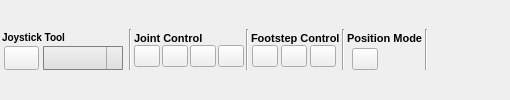
    <widget class="QWidget" name="Toolbar" native="true">
     <layout class="QHBoxLayout" name="horizontalLayout_16">
      <property name="spacing">
       <number>0</number>
      </property>
      <property name="margin">
       <number>0</number>
      </property>
      <item>
       <widget class="QWidget" name="widget_9" native="true">
        <property name="sizePolicy">
         <sizepolicy hsizetype="Expanding" vsizetype="Fixed">
          <horstretch>0</horstretch>
          <verstretch>0</verstretch>
         </sizepolicy>
        </property>
        <property name="maximumSize">
         <size>
          <width>16777215</width>
          <height>45</height>
         </size>
        </property>
        <layout class="QHBoxLayout" name="horizontalLayout_12">
         <property name="spacing">
          <number>2</number>
         </property>
         <property name="margin">
          <number>2</number>
         </property>
         <item>
          <widget class="QWidget" name="widget_10" native="true">
           <property name="sizePolicy">
            <sizepolicy hsizetype="Expanding" vsizetype="Expanding">
             <horstretch>0</horstretch>
             <verstretch>0</verstretch>
            </sizepolicy>
           </property>
           <property name="minimumSize">
            <size>
             <width>120</width>
             <height>0</height>
            </size>
           </property>
           <property name="maximumSize">
            <size>
             <width>125</width>
             <height>16777215</height>
            </size>
           </property>
           <layout class="QVBoxLayout" name="verticalLayout_9">
            <property name="spacing">
             <number>0</number>
            </property>
            <property name="leftMargin">
             <number>0</number>
            </property>
            <property name="topMargin">
             <number>0</number>
            </property>
            <property name="rightMargin">
             <number>2</number>
            </property>
            <property name="bottomMargin">
             <number>0</number>
            </property>
            <item>
             <widget class="QLabel" name="label">
              <property name="font">
               <font>
                <pointsize>-1</pointsize>
                <weight>75</weight>
                <italic>false</italic>
                <bold>true</bold>
               </font>
              </property>
              <property name="styleSheet">
               <string notr="true">
     font: bold &quot;Ubuntu&quot;;
     font-size: 10px;</string>
              </property>
              <property name="text">
               <string>Joystick Tool</string>
              </property>
             </widget>
            </item>
            <item>
             <widget class="QWidget" name="widget_11" native="true">
              <property name="minimumSize">
               <size>
                <width>125</width>
                <height>0</height>
               </size>
              </property>
              <property name="maximumSize">
               <size>
                <width>155</width>
                <height>16777215</height>
               </size>
              </property>
              <layout class="QHBoxLayout" name="horizontalLayout_13">
               <property name="spacing">
                <number>2</number>
               </property>
               <property name="margin">
                <number>0</number>
               </property>
               <item>
                <widget class="QPushButton" name="joystickBtn">
                 <property name="sizePolicy">
                  <sizepolicy hsizetype="Maximum" vsizetype="Maximum">
                   <horstretch>0</horstretch>
                   <verstretch>0</verstretch>
                  </sizepolicy>
                 </property>
                 <property name="minimumSize">
                  <size>
                   <width>0</width>
                   <height>0</height>
                  </size>
                 </property>
                 <property name="maximumSize">
                  <size>
                   <width>35</width>
                   <height>26</height>
                  </size>
                 </property>
                 <property name="toolTip">
                  <string>Manipulation Tool</string>
                 </property>
                 <property name="text">
                  <string/>
                 </property>
                 <property name="iconSize">
                  <size>
                   <width>16</width>
                   <height>16</height>
                  </size>
                 </property>
                 <property name="checkable">
                  <bool>true</bool>
                 </property>
                 <property name="checked">
                  <bool>false</bool>
                 </property>
                </widget>
               </item>
               <item>
                <widget class="QComboBox" name="modeBox">
                 <property name="maximumSize">
                  <size>
                   <width>80</width>
                   <height>16777215</height>
                  </size>
                 </property>
                 <property name="toolTip">
                  <string>Manipulation mode</string>
                 </property>
                 <property name="styleSheet">
                  <string notr="true"> QComboBox {
     border: 1px solid gray;
     border-radius: 1px;
     padding: 3px 18px 3px 0px;
     font: &quot;Ubuntu&quot;;
     font-size: 12px;
 }

 QComboBox:editable {
     background: white;
 }

 QComboBox:!editable, QComboBox::drop-down:editable {
      background: qlineargradient(spread:pad, x1:0, y1:0, x2:0, y2:1, stop:0 rgba(240, 240, 240, 255), stop:1 rgba(222, 222, 222, 255));
 }

 /* QComboBox gets the &quot;on&quot; state when the popup is open */
 QComboBox:!editable:on, QComboBox::drop-down:editable:on {
     background: qlineargradient(x1: 0, y1: 0, x2: 0, y2: 1,
                                 stop: 0 #D3D3D3, stop: 0.4 #D8D8D8,
                                 stop: 0.5 #DDDDDD, stop: 1.0 #E1E1E1);
 }

 QComboBox:on { /* shift the text when the popup opens */
     padding-top: 3px;
     padding-left: 4px;
 }

 QComboBox::drop-down {
     subcontrol-origin: padding;
     subcontrol-position: top right;
     width: 15px;

     border-left-width: 1px;
     border-left-color: darkgray;
     border-left-style: solid; /* just a single line */
     border-top-right-radius: 3px; /* same radius as the QComboBox */
     border-bottom-right-radius: 3px;
     background: qlineargradient(x1: 0, y1: 0, x2: 0, y2: 1,
                                  stop: 0 #E1E1E1, stop: 0.4 #DDDDDD,
                                  stop: 0.5 #D8D8D8, stop: 1.0 #D3D3D3);
 }

 QComboBox::down-arrow:on { /* shift the arrow when popup is open */
     top: 1px;
     left: 1px;
 }

 QComboBox QAbstractItemView {
     border: 2px solid darkgray;
     selection-background-color: lightgray;
 }</string>
                 </property>
                 <property name="maxVisibleItems">
                  <number>3</number>
                 </property>
                 <property name="maxCount">
                  <number>3</number>
                 </property>
                </widget>
               </item>
              </layout>
             </widget>
            </item>
           </layout>
          </widget>
         </item>
         <item>
          <widget class="Line" name="line">
           <property name="orientation">
            <enum>Qt::Vertical</enum>
           </property>
          </widget>
         </item>
         <item>
          <widget class="QWidget" name="widget_12" native="true">
           <property name="sizePolicy">
            <sizepolicy hsizetype="Minimum" vsizetype="Maximum">
             <horstretch>0</horstretch>
             <verstretch>0</verstretch>
            </sizepolicy>
           </property>
           <property name="maximumSize">
            <size>
             <width>400</width>
             <height>16777215</height>
            </size>
           </property>
           <layout class="QVBoxLayout" name="verticalLayout_10">
            <property name="spacing">
             <number>0</number>
            </property>
            <property name="margin">
             <number>0</number>
            </property>
            <item>
             <widget class="QLabel" name="label_2">
              <property name="font">
               <font>
                <pointsize>8</pointsize>
                <weight>75</weight>
                <italic>false</italic>
                <bold>true</bold>
               </font>
              </property>
              <property name="lineWidth">
               <number>1</number>
              </property>
              <property name="text">
               <string>Joint Control</string>
              </property>
             </widget>
            </item>
            <item>
             <widget class="QWidget" name="widget_13" native="true">
              <property name="sizePolicy">
               <sizepolicy hsizetype="Maximum" vsizetype="Maximum">
                <horstretch>0</horstretch>
                <verstretch>0</verstretch>
               </sizepolicy>
              </property>
              <property name="maximumSize">
               <size>
                <width>350</width>
                <height>75</height>
               </size>
              </property>
              <layout class="QHBoxLayout" name="horizontalLayout_2">
               <property name="spacing">
                <number>2</number>
               </property>
               <property name="margin">
                <number>0</number>
               </property>
               <item>
                <widget class="QPushButton" name="jointControlBtn">
                 <property name="sizePolicy">
                  <sizepolicy hsizetype="Maximum" vsizetype="Maximum">
                   <horstretch>0</horstretch>
                   <verstretch>0</verstretch>
                  </sizepolicy>
                 </property>
                 <property name="maximumSize">
                  <size>
                   <width>26</width>
                   <height>26</height>
                  </size>
                 </property>
                 <property name="toolTip">
                  <string>Joint Control</string>
                 </property>
                 <property name="text">
                  <string/>
                 </property>
                 <property name="checkable">
                  <bool>true</bool>
                 </property>
                 <property name="autoDefault">
                  <bool>false</bool>
                 </property>
                 <property name="default">
                  <bool>false</bool>
                 </property>
                 <property name="flat">
                  <bool>false</bool>
                 </property>
                </widget>
               </item>
               <item>
                <widget class="QPushButton" name="pelvisControlBtn">
                 <property name="sizePolicy">
                  <sizepolicy hsizetype="Maximum" vsizetype="Maximum">
                   <horstretch>0</horstretch>
                   <verstretch>0</verstretch>
                  </sizepolicy>
                 </property>
                 <property name="maximumSize">
                  <size>
                   <width>26</width>
                   <height>26</height>
                  </size>
                 </property>
                 <property name="toolTip">
                  <string>Pelvis Pose</string>
                 </property>
                 <property name="text">
                  <string/>
                 </property>
                 <property name="checkable">
                  <bool>true</bool>
                 </property>
                </widget>
               </item>
               <item>
                <widget class="QPushButton" name="ghostControlBtn">
                 <property name="sizePolicy">
                  <sizepolicy hsizetype="Maximum" vsizetype="Maximum">
                   <horstretch>0</horstretch>
                   <verstretch>0</verstretch>
                  </sizepolicy>
                 </property>
                 <property name="maximumSize">
                  <size>
                   <width>26</width>
                   <height>26</height>
                  </size>
                 </property>
                 <property name="toolTip">
                  <string>Ghost Control</string>
                 </property>
                 <property name="text">
                  <string/>
                 </property>
                 <property name="checkable">
                  <bool>true</bool>
                 </property>
                </widget>
               </item>
               <item>
                <widget class="QPushButton" name="plannerConfigBtn">
                 <property name="sizePolicy">
                  <sizepolicy hsizetype="Maximum" vsizetype="Maximum">
                   <horstretch>0</horstretch>
                   <verstretch>0</verstretch>
                  </sizepolicy>
                 </property>
                 <property name="maximumSize">
                  <size>
                   <width>26</width>
                   <height>26</height>
                  </size>
                 </property>
                 <property name="toolTip">
                  <string>Planner Configuration</string>
                 </property>
                 <property name="text">
                  <string/>
                 </property>
                 <property name="checkable">
                  <bool>true</bool>
                 </property>
                </widget>
               </item>
              </layout>
             </widget>
            </item>
           </layout>
          </widget>
         </item>
         <item>
          <widget class="Line" name="line_3">
           <property name="orientation">
            <enum>Qt::Vertical</enum>
           </property>
          </widget>
         </item>
         <item>
          <widget class="QWidget" name="widget_16" native="true">
           <property name="sizePolicy">
            <sizepolicy hsizetype="Minimum" vsizetype="Maximum">
             <horstretch>0</horstretch>
             <verstretch>0</verstretch>
            </sizepolicy>
           </property>
           <layout class="QVBoxLayout" name="verticalLayout_12">
            <property name="spacing">
             <number>0</number>
            </property>
            <property name="margin">
             <number>0</number>
            </property>
            <item>
             <widget class="QLabel" name="label_4">
              <property name="font">
               <font>
                <pointsize>8</pointsize>
                <weight>75</weight>
                <bold>true</bold>
               </font>
              </property>
              <property name="text">
               <string>Footstep Control</string>
              </property>
             </widget>
            </item>
            <item>
             <widget class="QWidget" name="widget_17" native="true">
              <property name="sizePolicy">
               <sizepolicy hsizetype="Maximum" vsizetype="Expanding">
                <horstretch>0</horstretch>
                <verstretch>0</verstretch>
               </sizepolicy>
              </property>
              <property name="maximumSize">
               <size>
                <width>150</width>
                <height>16777215</height>
               </size>
              </property>
              <layout class="QHBoxLayout" name="horizontalLayout_15">
               <property name="spacing">
                <number>2</number>
               </property>
               <property name="margin">
                <number>0</number>
               </property>
               <item>
                <widget class="QPushButton" name="basicStepBtn">
                 <property name="sizePolicy">
                  <sizepolicy hsizetype="Maximum" vsizetype="Maximum">
                   <horstretch>0</horstretch>
                   <verstretch>0</verstretch>
                  </sizepolicy>
                 </property>
                 <property name="maximumSize">
                  <size>
                   <width>26</width>
                   <height>26</height>
                  </size>
                 </property>
                 <property name="toolTip">
                  <string>Basis Step Interface</string>
                 </property>
                 <property name="text">
                  <string/>
                 </property>
                 <property name="checkable">
                  <bool>true</bool>
                 </property>
                </widget>
               </item>
               <item>
                <widget class="QPushButton" name="stepBtn">
                 <property name="sizePolicy">
                  <sizepolicy hsizetype="Maximum" vsizetype="Maximum">
                   <horstretch>0</horstretch>
                   <verstretch>0</verstretch>
                  </sizepolicy>
                 </property>
                 <property name="maximumSize">
                  <size>
                   <width>26</width>
                   <height>26</height>
                  </size>
                 </property>
                 <property name="toolTip">
                  <string>Advanced Step interface</string>
                 </property>
                 <property name="text">
                  <string/>
                 </property>
                 <property name="checkable">
                  <bool>true</bool>
                 </property>
                </widget>
               </item>
               <item>
                <widget class="QPushButton" name="footstepParamBtn">
                 <property name="sizePolicy">
                  <sizepolicy hsizetype="Maximum" vsizetype="Maximum">
                   <horstretch>0</horstretch>
                   <verstretch>0</verstretch>
                  </sizepolicy>
                 </property>
                 <property name="maximumSize">
                  <size>
                   <width>26</width>
                   <height>26</height>
                  </size>
                 </property>
                 <property name="toolTip">
                  <string>Footstep Param Control</string>
                 </property>
                 <property name="text">
                  <string/>
                 </property>
                 <property name="checkable">
                  <bool>true</bool>
                 </property>
                </widget>
               </item>
              </layout>
             </widget>
            </item>
           </layout>
          </widget>
         </item>
         <item>
          <widget class="Line" name="line_6">
           <property name="orientation">
            <enum>Qt::Vertical</enum>
           </property>
          </widget>
         </item>
         <item>
          <widget class="QWidget" name="widget_22" native="true">
           <layout class="QVBoxLayout" name="verticalLayout_15">
            <property name="spacing">
             <number>0</number>
            </property>
            <property name="margin">
             <number>0</number>
            </property>
            <item>
             <widget class="QLabel" name="label_7">
              <property name="font">
               <font>
                <pointsize>8</pointsize>
                <weight>75</weight>
                <bold>true</bold>
               </font>
              </property>
              <property name="text">
               <string>Position Mode</string>
              </property>
             </widget>
            </item>
            <item>
             <widget class="QWidget" name="widget_23" native="true">
              <layout class="QHBoxLayout" name="horizontalLayout_19">
               <property name="spacing">
                <number>0</number>
               </property>
               <property name="margin">
                <number>0</number>
               </property>
               <item>
                <widget class="QPushButton" name="positionModeBtn">
                 <property name="sizePolicy">
                  <sizepolicy hsizetype="Maximum" vsizetype="Maximum">
                   <horstretch>0</horstretch>
                   <verstretch>0</verstretch>
                  </sizepolicy>
                 </property>
                 <property name="maximumSize">
                  <size>
                   <width>26</width>
                   <height>26</height>
                  </size>
                 </property>
                 <property name="toolTip">
                  <string>Position Mode</string>
                 </property>
                 <property name="text">
                  <string/>
                 </property>
                 <property name="checkable">
                  <bool>true</bool>
                 </property>
                </widget>
               </item>
               <item>
                <spacer name="horizontalSpacer">
                 <property name="orientation">
                  <enum>Qt::Horizontal</enum>
                 </property>
                 <property name="sizeType">
                  <enum>QSizePolicy::Minimum</enum>
                 </property>
                 <property name="sizeHint" stdset="0">
                  <size>
                   <width>40</width>
                   <height>20</height>
                  </size>
                 </property>
                </spacer>
               </item>
              </layout>
             </widget>
            </item>
           </layout>
          </widget>
         </item>
         <item>
          <widget class="Line" name="line_2">
           <property name="orientation">
            <enum>Qt::Vertical</enum>
           </property>
          </widget>
         </item>
         <item>
          <spacer name="horizontalSpacer_3">
           <property name="orientation">
            <enum>Qt::Horizontal</enum>
           </property>
           <property name="sizeHint" stdset="0">
            <size>
             <width>80</width>
             <height>20</height>
            </size>
           </property>
          </spacer>
         </item>
        </layout>
       </widget>
      </item>
     </layout>
    </widget>
